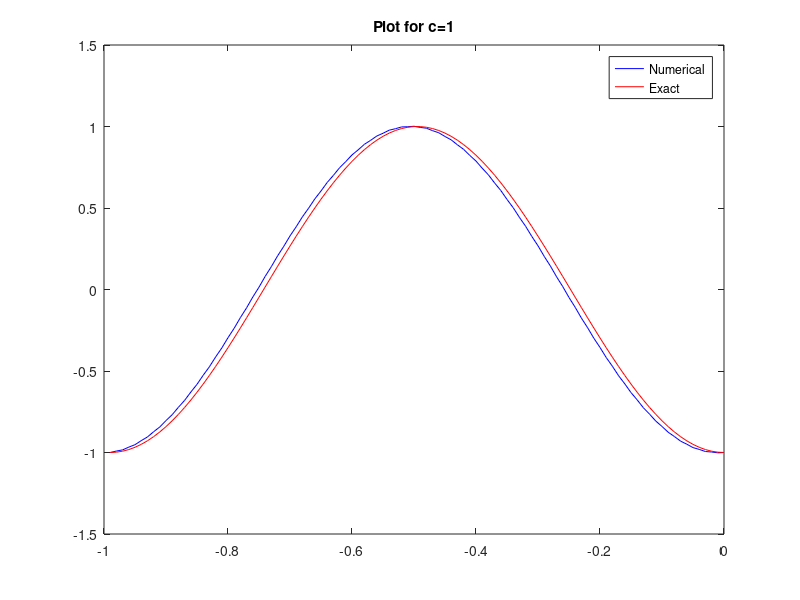
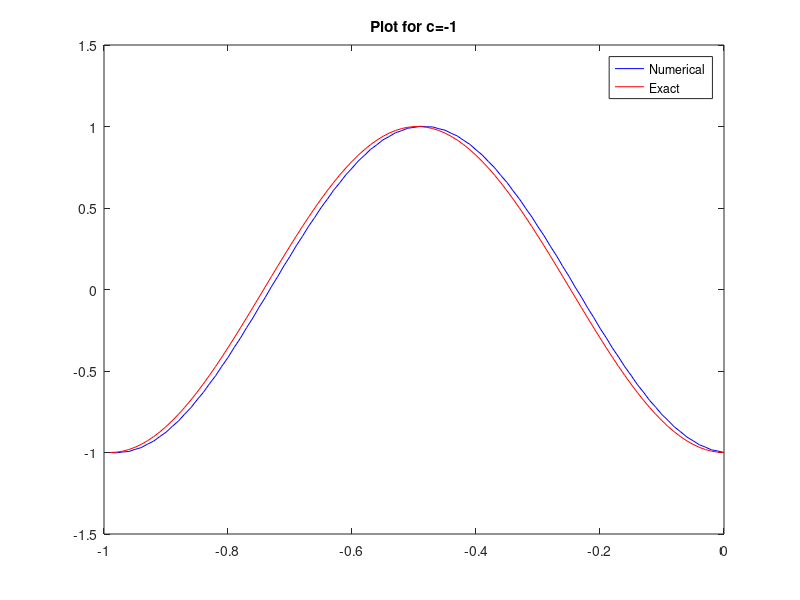

MATLAB code for these plots, in order:
%Problem 1
%Ramon Rovirosa and Graham Guletz

function [a] = Problem1()
    scrsz = get(0,'ScreenSize');
    
    %Condition where c=-1
    c=1;
    m=100;%number of grid points
    a=-1;
    b=1;
    t=0;
    t_f=2;
    x = linspace(a, b, m);
    dx = x(2)-x(1);
    dt=.5*dx;
    A=zeros(m, m);
    RHS=zeros(m, 1);
    figure('Position',[0 scrsz(4)/3 scrsz(3)/2 scrsz(4)/2]);
    axis([a b a b]);
    A(1, 1)=-1;
    A(m, m)=-1;
    RHS(1)=1;
    RHS(m)=1;
    
    while(t<t_f)
        %t=t_f;
        for i=2:m-1
          A(i, i)=(1-c*(dt/dx));
          A(i, i-1)=(c*(dt/dx));
          RHS(i)=cos(pi*(x(i)-c*t));
        end
        U=A\RHS;
        t=t+dt;
    end
    plot(U, 'b');
    hold on;
    
    
    T=zeros(0, 100);
    for i=1:100
        T(i)=cos(pi*(x(i)-2));
        i=i+1;
    end
    plot(T,'r');
    title('Plot for c=1');
    legend('Numerical', 'Exact');
    set(gca, 'XTickLabel', -1:.2:1);
    hold off;
    
    %Condition where c=-1
    clc;
    c=-1;
    m=100;%number of grid points
    a=-1;
    b=1;
    t=0;
    t_f=2;
    x = linspace(a, b, m);
    dx = x(2)-x(1);
    dt=.5*dx;
    A=zeros(m, m);
    RHS=zeros(m, 1);
    figure('Position',[scrsz(3)/2 scrsz(4)/3 scrsz(3)/2 scrsz(4)/2]);
    axis([a b a b]);
    A(1, 1)=-1;
    A(m, m)=-1;
    RHS(1)=1;
    RHS(m)=1;
    
    while(t<t_f)
        %t=t_f;
        for i=2:m-1
          A(i, i)=(1+c*(dt/dx));
          A(i, i+1)=(-c*(dt/dx));
          RHS(i)=cos(pi*(x(i)-c*t));
        end
        U=A\RHS;
        t=t+dt;
    end
    plot(U, 'b');
    hold on;
    
    
    T=zeros(0, 100);
    for i=1:100
        T(i)=cos(pi*(x(i)-2));
        i=i+1;
    end
    plot(T,'r');
    title('Plot for c=-1');
    legend('Numerical', 'Exact');
    set(gca, 'XTickLabel', -1:.2:1);
    hold off;
    
    
end



